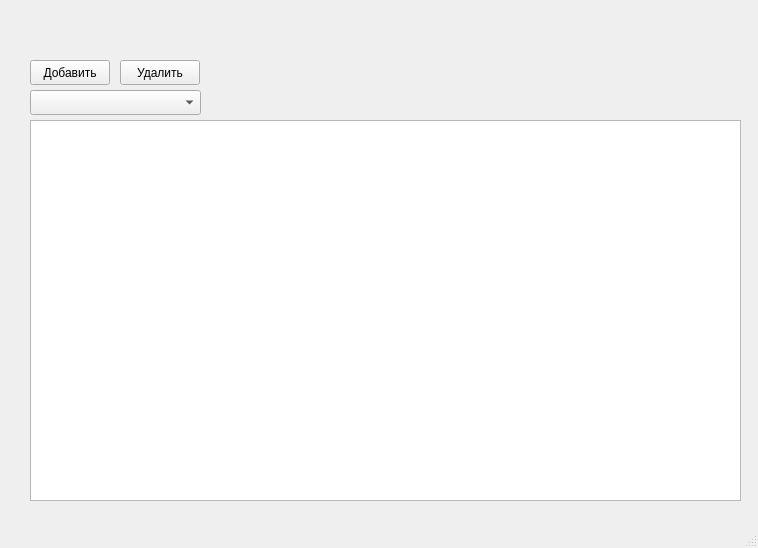
<?xml version="1.0" encoding="UTF-8"?>
<ui version="4.0">
 <class>MainWindow</class>
 <widget class="QMainWindow" name="MainWindow">
  <property name="geometry">
   <rect>
    <x>0</x>
    <y>0</y>
    <width>758</width>
    <height>548</height>
   </rect>
  </property>
  <property name="windowTitle">
   <string>MainWindow</string>
  </property>
  <widget class="QWidget" name="centralwidget">
   <widget class="QTableView" name="table">
    <property name="geometry">
     <rect>
      <x>30</x>
      <y>120</y>
      <width>711</width>
      <height>381</height>
     </rect>
    </property>
   </widget>
   <widget class="QComboBox" name="comboBox">
    <property name="geometry">
     <rect>
      <x>30</x>
      <y>90</y>
      <width>171</width>
      <height>25</height>
     </rect>
    </property>
   </widget>
   <widget class="QPushButton" name="pushButton">
    <property name="geometry">
     <rect>
      <x>30</x>
      <y>60</y>
      <width>80</width>
      <height>25</height>
     </rect>
    </property>
    <property name="text">
     <string>Добавить</string>
    </property>
   </widget>
   <widget class="QPushButton" name="pushButton_delete">
    <property name="geometry">
     <rect>
      <x>120</x>
      <y>60</y>
      <width>80</width>
      <height>25</height>
     </rect>
    </property>
    <property name="text">
     <string>Удалить</string>
    </property>
   </widget>
  </widget>
  <widget class="QMenuBar" name="menubar">
   <property name="geometry">
    <rect>
     <x>0</x>
     <y>0</y>
     <width>758</width>
     <height>24</height>
    </rect>
   </property>
  </widget>
  <widget class="QStatusBar" name="statusbar"/>
 </widget>
 <resources/>
 <connections/>
</ui>
